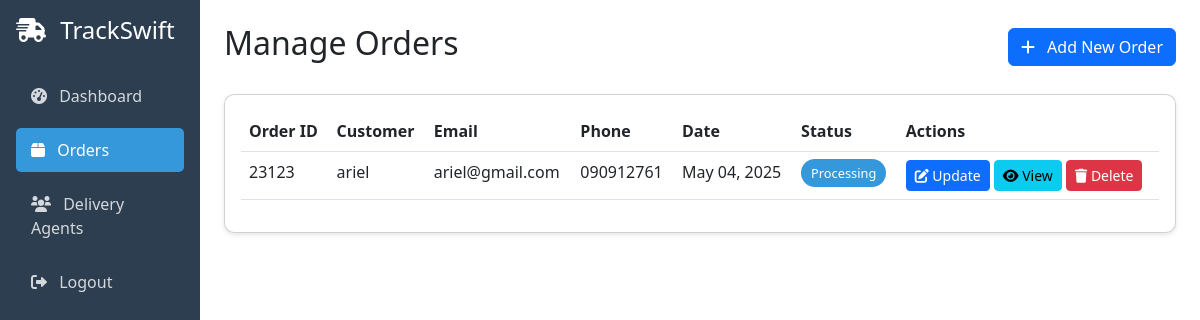
/admin_orders.php (signed in), run on the app's committed database.
### tables this page shows
CREATE TABLE `orders` (
  `id` int(11) NOT NULL,
  `order_id` varchar(50) NOT NULL,
  `customer_name` varchar(100) NOT NULL,
  `customer_email` varchar(100) NOT NULL,
  `customer_phone` varchar(20) NOT NULL,
  `order_date` datetime NOT NULL,
  `status` enum('pending','processing','shipped','delivered') NOT NULL DEFAULT 'pending',
  `estimated_delivery` date DEFAULT NULL,
  `shipping_address` text NOT NULL,
  `created_at` timestamp NOT NULL DEFAULT current_timestamp(),
  `updated_at` timestamp NOT NULL DEFAULT current_timestamp() ON UPDATE current_timestamp()
);

### admin_orders.php (the view, shortened to what this page needs)
<?php
require_once "database.php";
$page = isset($_GET['page']) ? (int)$_GET['page'] : 1;
$perPage = 10;
$offset = ($page - 1) * $perPage;
$ordersQuery = "SELECT * FROM orders ORDER BY order_date DESC LIMIT $offset, $perPage";
$ordersResult = mysqli_query($conn, $ordersQuery);
?>
<!DOCTYPE html>
<html lang="en">
<head>
    <link href="https://cdn.jsdelivr.net/npm/bootstrap@5.3.0/dist/css/bootstrap.min.css" rel="stylesheet">
    <link href="https://cdnjs.cloudflare.com/ajax/libs/font-awesome/6.0.0/css/all.min.css" rel="stylesheet">
</head>
<body>
    <div class="container-fluid">
        <div class="row">
            <div class="col-md-3 col-lg-2 px-0 sidebar">
                <div class="p-3">
                    <h4 class="mb-4">
                        <i class="fas fa-truck-fast me-2"></i>
                        TrackSwift
                    </h4>
                    <ul class="nav flex-column">
                        <li class="nav-item">
                            <a class="nav-link" href="admin.php">
                                <i class="fas fa-tachometer-alt me-2"></i> Dashboard
                            </a>
                        </li>
                        <li class="nav-item">
                            <a class="nav-link active" href="admin_orders.php">
                                <i class="fas fa-box me-2"></i> Orders
                            </a>
                        </li>
                        <li class="nav-item">
                            <a class="nav-link" href="admin_agents.php">
                                <i class="fas fa-users me-2"></i> Delivery Agents
                            </a>
                        </li>
                        <li class="nav-item">
                            <a class="nav-link" href="logout.php">
                                <i class="fas fa-sign-out-alt me-2"></i> Logout
                            </a>
                        </li>
                    </ul>
                </div>
            </div>
            <div class="col-md-9 col-lg-10 p-4">
                <div class="d-flex justify-content-between align-items-center mb-4">
                    <h2>Manage Orders</h2>
                    <button type="button" class="btn btn-primary" data-bs-toggle="modal" data-bs-target="#addOrderModal">
                        <i class="fas fa-plus me-2"></i> Add New Order
                    </button>
                </div>
                <div class="card">
                    <div class="card-body">
                        <div class="table-responsive">
                            <table class="table table-hover">
                                <thead>
                                    <tr>
                                        <th>Order ID</th>
                                        <th>Customer</th>
                                        <th>Email</th>
                                        <th>Phone</th>
                                        <th>Date</th>
                                        <th>Status</th>
                                        <th>Actions</th>
                                    </tr>
                                </thead>
                                <tbody>
                                    <?php while ($order = mysqli_fetch_assoc($ordersResult)): ?>
                                    <tr>
                                        <td><?php echo htmlspecialchars($order['order_id']); ?></td>
                                        <td><?php echo htmlspecialchars($order['customer_name']); ?></td>
                                        <td><?php echo htmlspecialchars($order['customer_email']); ?></td>
                                        <td><?php echo htmlspecialchars($order['customer_phone']); ?></td>
                                        <td><?php echo date('M d, Y', strtotime($order['order_date'])); ?></td>
                                        <td>
                                            <span class="status-badge status-<?php echo $order['status']; ?>">
                                                <?php echo ucfirst($order['status']); ?>
                                            </span>
                                        </td>
                                        <td>
                                            <button class="btn btn-sm btn-primary" onclick="updateStatus('<?php echo $order['order_id']; ?>')">
                                                <i class="fas fa-edit"></i> Update
                                            </button>
                                            <a href="track.php?order_id=<?php echo $order['order_id']; ?>" class="btn btn-sm btn-info">
                                                <i class="fas fa-eye"></i> View
                                            </a>
                                            <a href="admin_orders.php?delete=1&order_id=<?php echo $order['order_id']; ?>"
                                               class="btn btn-sm btn-danger"
                                               onclick="return confirm('Are you sure you want to delete this order?')">
                                                <i class="fas fa-trash"></i> Delete
                                            </a>
                                        </td>
                                    </tr>
                                    <?php endwhile; ?>
                                </tbody>
                            </table>
                        </div>
                    </div>
                </div>
            </div>
        </div>
    </div>
</body>
</html>

### admin_orders.php (style rules this page uses)
.sidebar { min-height: 100vh; background-color: #2c3e50; color: white; }
.sidebar .nav-link { color: rgba(255, 255, 255, 0.8); padding: 10px 15px; margin: 5px 0; border-radius: 5px; }
.sidebar .nav-link.active { background-color: #3498db; color: white; }
.status-badge { padding: 5px 10px; border-radius: 15px; font-size: 0.8rem; }
.status-processing { background-color: #3498db; color: white; }
.card { border-radius: 10px; box-shadow: 0 2px 4px rgba(0, 0, 0, 0.1); }

### data on the page
orders: order "23123", customer_name "ariel", customer_email "ariel@gmail.com", customer_phone "090912761", order_date "May 04, 2025", status "Processing"
